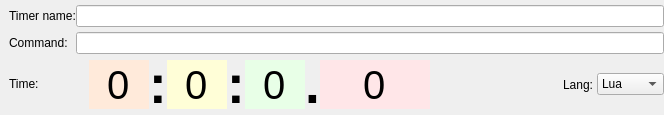
<?xml version="1.0" encoding="UTF-8"?>
<ui version="4.0">
 <class>timers_main_area</class>
 <widget class="QWidget" name="timers_main_area">
  <property name="geometry">
   <rect>
    <x>0</x>
    <y>0</y>
    <width>664</width>
    <height>115</height>
   </rect>
  </property>
  <property name="sizePolicy">
   <sizepolicy hsizetype="Expanding" vsizetype="Fixed">
    <horstretch>0</horstretch>
    <verstretch>0</verstretch>
   </sizepolicy>
  </property>
  <property name="minimumSize">
   <size>
    <width>0</width>
    <height>115</height>
   </size>
  </property>
  <property name="maximumSize">
   <size>
    <width>16777215</width>
    <height>115</height>
   </size>
  </property>
  <property name="windowTitle">
   <string>Form</string>
  </property>
  <layout class="QGridLayout" name="gridLayout">
   <property name="leftMargin">
    <number>9</number>
   </property>
   <property name="topMargin">
    <number>0</number>
   </property>
   <property name="rightMargin">
    <number>0</number>
   </property>
   <property name="bottomMargin">
    <number>0</number>
   </property>
   <property name="spacing">
    <number>0</number>
   </property>
   <item row="0" column="0" rowspan="2" colspan="2">
    <widget class="QLabel" name="label_5">
     <property name="text">
      <string>Timer name:</string>
     </property>
    </widget>
   </item>
   <item row="0" column="2" rowspan="2">
    <widget class="QLineEdit" name="lineEdit_timer_name"/>
   </item>
   <item row="2" column="2">
    <widget class="QLineEdit" name="lineEdit_command"/>
   </item>
   <item row="3" column="0" colspan="3">
    <widget class="QWidget" name="widget" native="true">
     <property name="sizePolicy">
      <sizepolicy hsizetype="Expanding" vsizetype="Fixed">
       <horstretch>0</horstretch>
       <verstretch>0</verstretch>
      </sizepolicy>
     </property>
     <property name="minimumSize">
      <size>
       <width>0</width>
       <height>61</height>
      </size>
     </property>
     <property name="maximumSize">
      <size>
       <width>16777215</width>
       <height>61</height>
      </size>
     </property>
     <layout class="QHBoxLayout" name="horizontalLayout">
      <property name="spacing">
       <number>0</number>
      </property>
      <property name="margin">
       <number>0</number>
      </property>
      <item>
       <widget class="QLabel" name="label">
        <property name="sizePolicy">
         <sizepolicy hsizetype="Expanding" vsizetype="Fixed">
          <horstretch>0</horstretch>
          <verstretch>0</verstretch>
         </sizepolicy>
        </property>
        <property name="minimumSize">
         <size>
          <width>0</width>
          <height>0</height>
         </size>
        </property>
        <property name="maximumSize">
         <size>
          <width>80</width>
          <height>16777215</height>
         </size>
        </property>
        <property name="font">
         <font>
          <pointsize>9</pointsize>
          <weight>50</weight>
          <bold>false</bold>
         </font>
        </property>
        <property name="text">
         <string>Time:</string>
        </property>
       </widget>
      </item>
      <item>
       <widget class="QTimeEdit" name="timeEdit_hours">
        <property name="sizePolicy">
         <sizepolicy hsizetype="Fixed" vsizetype="Fixed">
          <horstretch>0</horstretch>
          <verstretch>0</verstretch>
         </sizepolicy>
        </property>
        <property name="minimumSize">
         <size>
          <width>60</width>
          <height>40</height>
         </size>
        </property>
        <property name="maximumSize">
         <size>
          <width>60</width>
          <height>16777215</height>
         </size>
        </property>
        <property name="palette">
         <palette>
          <active>
           <colorrole role="Base">
            <brush brushstyle="SolidPattern">
             <color alpha="255">
              <red>255</red>
              <green>234</green>
              <blue>218</blue>
             </color>
            </brush>
           </colorrole>
          </active>
          <inactive>
           <colorrole role="Base">
            <brush brushstyle="SolidPattern">
             <color alpha="255">
              <red>255</red>
              <green>234</green>
              <blue>218</blue>
             </color>
            </brush>
           </colorrole>
          </inactive>
          <disabled>
           <colorrole role="Base">
            <brush brushstyle="SolidPattern">
             <color alpha="255">
              <red>244</red>
              <green>244</green>
              <blue>244</blue>
             </color>
            </brush>
           </colorrole>
          </disabled>
         </palette>
        </property>
        <property name="font">
         <font>
          <pointsize>30</pointsize>
         </font>
        </property>
        <property name="autoFillBackground">
         <bool>true</bool>
        </property>
        <property name="frame">
         <bool>false</bool>
        </property>
        <property name="alignment">
         <set>Qt::AlignCenter</set>
        </property>
        <property name="buttonSymbols">
         <enum>QAbstractSpinBox::NoButtons</enum>
        </property>
        <property name="accelerated">
         <bool>false</bool>
        </property>
        <property name="dateTime">
         <datetime>
          <hour>0</hour>
          <minute>0</minute>
          <second>0</second>
          <year>2000</year>
          <month>1</month>
          <day>1</day>
         </datetime>
        </property>
        <property name="currentSection">
         <enum>QDateTimeEdit::HourSection</enum>
        </property>
        <property name="displayFormat">
         <string>h</string>
        </property>
       </widget>
      </item>
      <item>
       <widget class="QLabel" name="label_2">
        <property name="sizePolicy">
         <sizepolicy hsizetype="Preferred" vsizetype="Preferred">
          <horstretch>0</horstretch>
          <verstretch>0</verstretch>
         </sizepolicy>
        </property>
        <property name="minimumSize">
         <size>
          <width>0</width>
          <height>0</height>
         </size>
        </property>
        <property name="maximumSize">
         <size>
          <width>80</width>
          <height>16777215</height>
         </size>
        </property>
        <property name="font">
         <font>
          <pointsize>40</pointsize>
          <weight>75</weight>
          <bold>true</bold>
          <stylestrategy>PreferAntialias</stylestrategy>
         </font>
        </property>
        <property name="text">
         <string>:</string>
        </property>
       </widget>
      </item>
      <item>
       <widget class="QTimeEdit" name="timeEdit_minutes">
        <property name="sizePolicy">
         <sizepolicy hsizetype="Fixed" vsizetype="Fixed">
          <horstretch>0</horstretch>
          <verstretch>0</verstretch>
         </sizepolicy>
        </property>
        <property name="minimumSize">
         <size>
          <width>60</width>
          <height>40</height>
         </size>
        </property>
        <property name="maximumSize">
         <size>
          <width>60</width>
          <height>16777215</height>
         </size>
        </property>
        <property name="palette">
         <palette>
          <active>
           <colorrole role="Base">
            <brush brushstyle="SolidPattern">
             <color alpha="255">
              <red>255</red>
              <green>254</green>
              <blue>215</blue>
             </color>
            </brush>
           </colorrole>
          </active>
          <inactive>
           <colorrole role="Base">
            <brush brushstyle="SolidPattern">
             <color alpha="255">
              <red>255</red>
              <green>254</green>
              <blue>215</blue>
             </color>
            </brush>
           </colorrole>
          </inactive>
          <disabled>
           <colorrole role="Base">
            <brush brushstyle="SolidPattern">
             <color alpha="255">
              <red>244</red>
              <green>244</green>
              <blue>244</blue>
             </color>
            </brush>
           </colorrole>
          </disabled>
         </palette>
        </property>
        <property name="font">
         <font>
          <pointsize>30</pointsize>
         </font>
        </property>
        <property name="autoFillBackground">
         <bool>true</bool>
        </property>
        <property name="frame">
         <bool>false</bool>
        </property>
        <property name="alignment">
         <set>Qt::AlignCenter</set>
        </property>
        <property name="buttonSymbols">
         <enum>QAbstractSpinBox::NoButtons</enum>
        </property>
        <property name="accelerated">
         <bool>true</bool>
        </property>
        <property name="currentSection">
         <enum>QDateTimeEdit::MinuteSection</enum>
        </property>
        <property name="displayFormat">
         <string>m</string>
        </property>
       </widget>
      </item>
      <item>
       <widget class="QLabel" name="label_6">
        <property name="sizePolicy">
         <sizepolicy hsizetype="Preferred" vsizetype="Preferred">
          <horstretch>0</horstretch>
          <verstretch>0</verstretch>
         </sizepolicy>
        </property>
        <property name="minimumSize">
         <size>
          <width>0</width>
          <height>0</height>
         </size>
        </property>
        <property name="maximumSize">
         <size>
          <width>80</width>
          <height>16777215</height>
         </size>
        </property>
        <property name="font">
         <font>
          <pointsize>40</pointsize>
          <weight>75</weight>
          <bold>true</bold>
          <stylestrategy>PreferAntialias</stylestrategy>
         </font>
        </property>
        <property name="text">
         <string>:</string>
        </property>
       </widget>
      </item>
      <item>
       <widget class="QTimeEdit" name="timeEdit_seconds">
        <property name="sizePolicy">
         <sizepolicy hsizetype="Fixed" vsizetype="Fixed">
          <horstretch>0</horstretch>
          <verstretch>0</verstretch>
         </sizepolicy>
        </property>
        <property name="minimumSize">
         <size>
          <width>60</width>
          <height>40</height>
         </size>
        </property>
        <property name="maximumSize">
         <size>
          <width>60</width>
          <height>16777215</height>
         </size>
        </property>
        <property name="palette">
         <palette>
          <active>
           <colorrole role="Base">
            <brush brushstyle="SolidPattern">
             <color alpha="255">
              <red>232</red>
              <green>255</green>
              <blue>231</blue>
             </color>
            </brush>
           </colorrole>
          </active>
          <inactive>
           <colorrole role="Base">
            <brush brushstyle="SolidPattern">
             <color alpha="255">
              <red>232</red>
              <green>255</green>
              <blue>231</blue>
             </color>
            </brush>
           </colorrole>
          </inactive>
          <disabled>
           <colorrole role="Base">
            <brush brushstyle="SolidPattern">
             <color alpha="255">
              <red>244</red>
              <green>244</green>
              <blue>244</blue>
             </color>
            </brush>
           </colorrole>
          </disabled>
         </palette>
        </property>
        <property name="font">
         <font>
          <pointsize>30</pointsize>
         </font>
        </property>
        <property name="autoFillBackground">
         <bool>true</bool>
        </property>
        <property name="frame">
         <bool>false</bool>
        </property>
        <property name="alignment">
         <set>Qt::AlignCenter</set>
        </property>
        <property name="buttonSymbols">
         <enum>QAbstractSpinBox::NoButtons</enum>
        </property>
        <property name="accelerated">
         <bool>true</bool>
        </property>
        <property name="currentSection">
         <enum>QDateTimeEdit::SecondSection</enum>
        </property>
        <property name="displayFormat">
         <string>s</string>
        </property>
       </widget>
      </item>
      <item>
       <widget class="QLabel" name="label_7">
        <property name="sizePolicy">
         <sizepolicy hsizetype="Preferred" vsizetype="Preferred">
          <horstretch>0</horstretch>
          <verstretch>0</verstretch>
         </sizepolicy>
        </property>
        <property name="minimumSize">
         <size>
          <width>0</width>
          <height>0</height>
         </size>
        </property>
        <property name="maximumSize">
         <size>
          <width>80</width>
          <height>16777215</height>
         </size>
        </property>
        <property name="font">
         <font>
          <pointsize>40</pointsize>
          <weight>75</weight>
          <bold>true</bold>
          <stylestrategy>PreferAntialias</stylestrategy>
         </font>
        </property>
        <property name="text">
         <string>.</string>
        </property>
       </widget>
      </item>
      <item>
       <widget class="QTimeEdit" name="timeEdit_msecs">
        <property name="sizePolicy">
         <sizepolicy hsizetype="Fixed" vsizetype="Fixed">
          <horstretch>0</horstretch>
          <verstretch>0</verstretch>
         </sizepolicy>
        </property>
        <property name="minimumSize">
         <size>
          <width>110</width>
          <height>40</height>
         </size>
        </property>
        <property name="maximumSize">
         <size>
          <width>110</width>
          <height>16777215</height>
         </size>
        </property>
        <property name="palette">
         <palette>
          <active>
           <colorrole role="Base">
            <brush brushstyle="SolidPattern">
             <color alpha="255">
              <red>255</red>
              <green>230</green>
              <blue>232</blue>
             </color>
            </brush>
           </colorrole>
          </active>
          <inactive>
           <colorrole role="Base">
            <brush brushstyle="SolidPattern">
             <color alpha="255">
              <red>255</red>
              <green>230</green>
              <blue>232</blue>
             </color>
            </brush>
           </colorrole>
          </inactive>
          <disabled>
           <colorrole role="Base">
            <brush brushstyle="SolidPattern">
             <color alpha="255">
              <red>244</red>
              <green>244</green>
              <blue>244</blue>
             </color>
            </brush>
           </colorrole>
          </disabled>
         </palette>
        </property>
        <property name="font">
         <font>
          <pointsize>30</pointsize>
         </font>
        </property>
        <property name="autoFillBackground">
         <bool>true</bool>
        </property>
        <property name="frame">
         <bool>false</bool>
        </property>
        <property name="alignment">
         <set>Qt::AlignCenter</set>
        </property>
        <property name="buttonSymbols">
         <enum>QAbstractSpinBox::NoButtons</enum>
        </property>
        <property name="accelerated">
         <bool>true</bool>
        </property>
        <property name="currentSection">
         <enum>QDateTimeEdit::MSecSection</enum>
        </property>
        <property name="displayFormat">
         <string>z</string>
        </property>
       </widget>
      </item>
      <item>
       <spacer name="horizontalSpacer">
        <property name="orientation">
         <enum>Qt::Horizontal</enum>
        </property>
        <property name="sizeHint" stdset="0">
         <size>
          <width>40</width>
          <height>20</height>
         </size>
        </property>
       </spacer>
      </item>
      <item>
       <widget class="QLabel" name="label_3">
        <property name="text">
         <string>Lang: </string>
        </property>
       </widget>
      </item>
      <item>
       <widget class="QComboBox" name="comboBox_lang">
        <property name="toolTip">
         <string>Choose the script language used.</string>
        </property>
        <item>
         <property name="text">
          <string>Lua</string>
         </property>
        </item>
        <item>
         <property name="text">
          <string>Python</string>
         </property>
        </item>
       </widget>
      </item>
     </layout>
    </widget>
   </item>
   <item row="2" column="0">
    <widget class="QLabel" name="label_4">
     <property name="sizePolicy">
      <sizepolicy hsizetype="Fixed" vsizetype="Fixed">
       <horstretch>0</horstretch>
       <verstretch>0</verstretch>
      </sizepolicy>
     </property>
     <property name="minimumSize">
      <size>
       <width>0</width>
       <height>0</height>
      </size>
     </property>
     <property name="maximumSize">
      <size>
       <width>16777215</width>
       <height>16777215</height>
      </size>
     </property>
     <property name="font">
      <font>
       <pointsize>9</pointsize>
      </font>
     </property>
     <property name="text">
      <string>Command:</string>
     </property>
    </widget>
   </item>
  </layout>
 </widget>
 <resources/>
 <connections/>
</ui>
